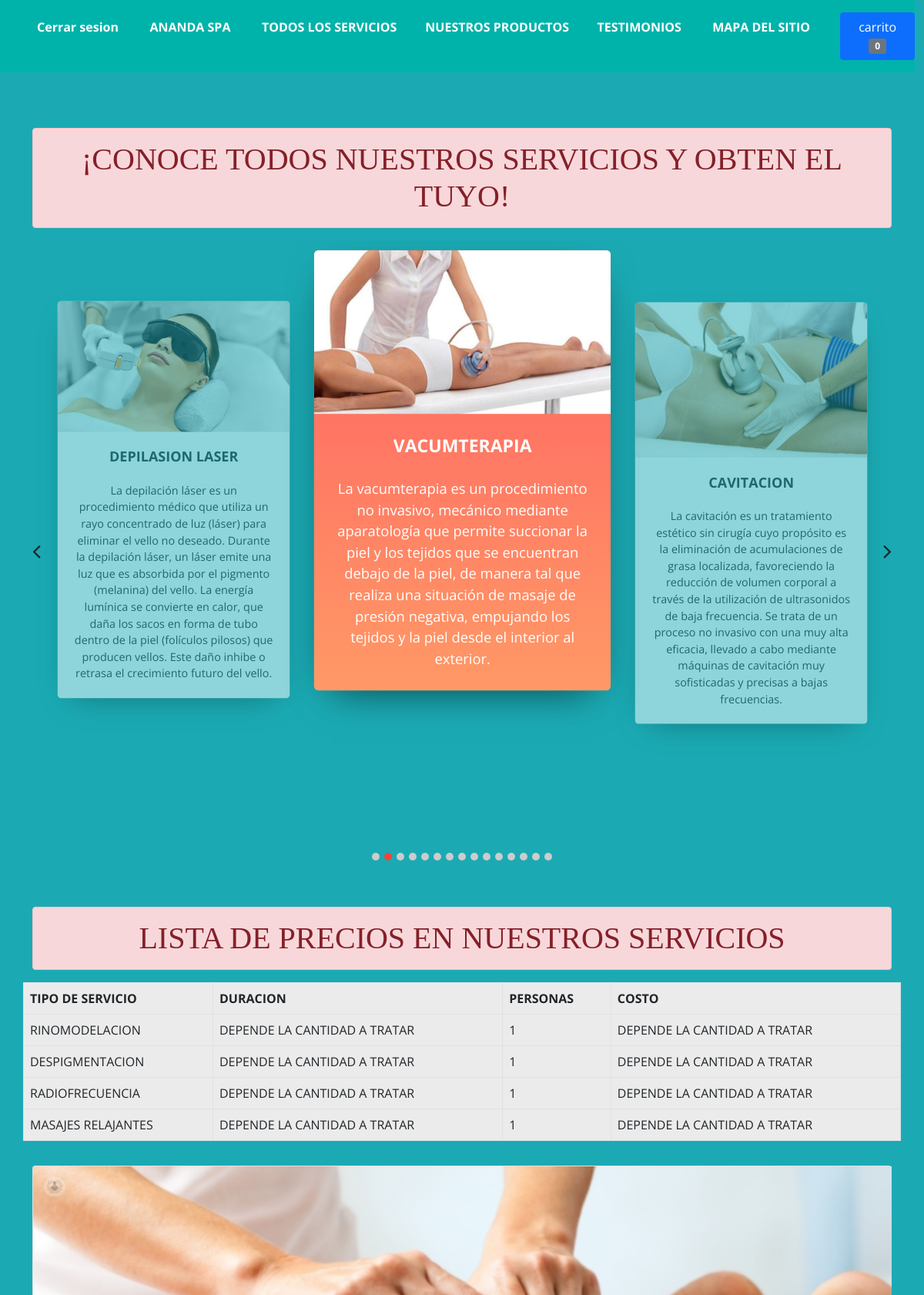
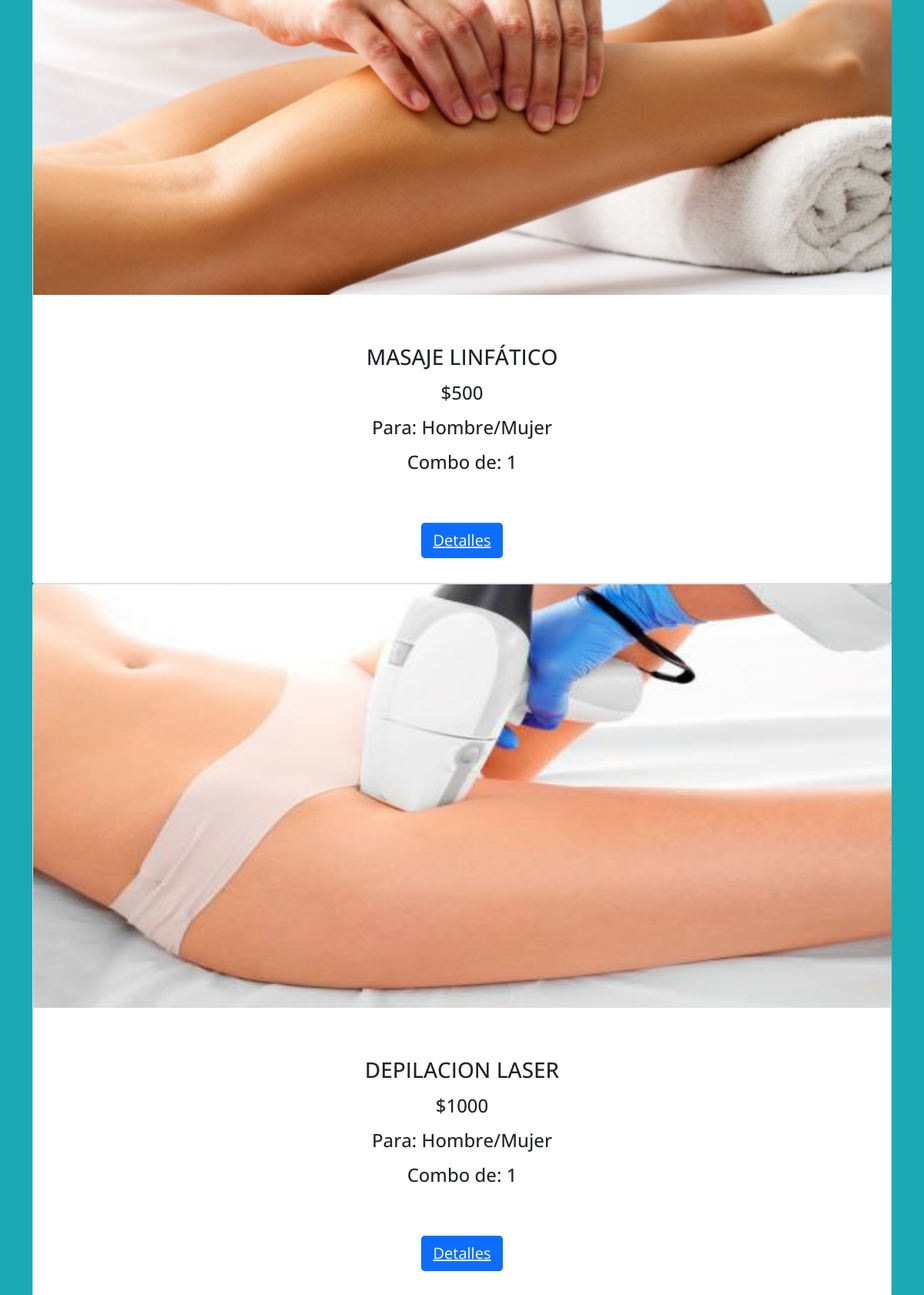
The page /Pagina2.php (upper part) on the database its author committed (2 pictures, top to bottom).
### tables this page shows
CREATE TABLE `servicios` (
  `ID` int(11) NOT NULL AUTO_INCREMENT,
  `Nombre` text NOT NULL,
  `Precio` varchar(10) NOT NULL,
  `Descripcion` varchar(1000) NOT NULL,
  `Sexo` text NOT NULL,
  `Cantidad_Personas` int(2) NOT NULL,
  `URLI` int(11) NOT NULL,
  PRIMARY KEY (`ID`)
);

### config_s/config.php (called while the page is built, shortened)
<?php
$num_cart=0;
?>

### Pagina2.php (the view, shortened to what this page needs)
<?php
require 'config_s/config.php';
$db = new Database();
$con =$db->conectar();
$sql = $con->prepare("SELECT ID, Nombre, Precio, Descripcion, Sexo, Cantidad_Personas FROM Servicios WHERE URLI=1 ");
$sql->execute();
$resultado =$sql->fetchAll(PDO::FETCH_ASSOC);
?>
<!doctype html>
<html>
<head>
<link href="https://cdn.jsdelivr.net/npm/bootstrap@5.0.2/dist/css/bootstrap.min.css" rel="stylesheet">
<link rel="stylesheet" href="https://cdnjs.cloudflare.com/ajax/libs/font-awesome/4.7.0/css/font-awesome.min.css">
<link rel="stylesheet" type="text/css" href="css/owl.carousel.min.css">
<link rel="stylesheet" type="text/css" href="css/styles.css">
<link rel="stylesheet" href="css/estilos (1).css">
<link rel="stylesheet" href="css/estilos2.css">
<link rel="stylesheet" href="css/EstiloNavbar.css">
</head>
<body>
	<div id='navbar'>
		<ul>
				<li><a href="Close.php">Cerrar sesion</a></li>
				<li><a href="Pagina1.php">ANANDA SPA</a></li>
				<li><a href="Pagina2.php">TODOS LOS SERVICIOS</a></li>
				<li><a href="Productos.php">NUESTROS PRODUCTOS</a></li>
				<li><a href="Pagina4.php">TESTIMONIOS</a></li>
				<li><a href="Pagina6.php">MAPA DEL SITIO</a></li>
				<li>
				<a href="checkout_s.php" class="btn btn-primary">carrito <span id="num_cart" class="badge bg-secondary"><?php echo $num_cart; ?></span></a>
				</li>
		</ul>
	  </div>
      <br>
<section id="slider" class="pt-5">
  <div class="container">
    <h1 class="text-center alert alert-danger alert2" role="alert">¡CONOCE TODOS NUESTROS SERVICIOS Y OBTEN EL TUYO!</h1>
	  <div class="slider">
				<div class="owl-carousel">
					<div class="slider-card">
						<div class="d-flex justify-content-center align-items-center mb-4">
							<img src="img/spa3.jpg" alt="" >
						</div>
						<h5 class="mb-0 text-center"><b>DEPILASION LASER</b></h5>
						<p class="text-center p-4">La depilación láser es un procedimiento médico que utiliza un rayo concentrado de luz (láser) para eliminar el vello no deseado. Durante la depilación láser, un láser emite una luz que es absorbida por el pigmento (melanina) del vello. La energía lumínica se convierte en calor, que daña los sacos en forma de tubo dentro de la piel (folículos pilosos) que producen vellos. Este daño inhibe o retrasa el crecimiento futuro del vello.</p>
					</div>
					<div class="slider-card">
						<div class="d-flex justify-content-center align-items-center mb-4">
							<img src="img/c3.jpg" alt="">
						</div>
						<h5 class="mb-0 text-center"><b>VACUMTERAPIA</b></h5>
						<p class="text-center p-4">La vacumterapia es un procedimiento no invasivo, mecánico mediante aparatología que permite succionar la piel y los tejidos que se encuentran debajo de la piel, de manera tal que realiza una situación de masaje de presión negativa, empujando los tejidos y la piel desde el interior al exterior.</p>
					</div>
					<div class="slider-card">
						<div class="d-flex justify-content-center align-items-center mb-4">
							<img src="img/c4.jpg" alt="">
						</div>
						<h5 class="mb-0 text-center"><b>CAVITACION</b></h5>
						<p class="text-center p-4">La cavitación es un tratamiento estético sin cirugía cuyo propósito es la eliminación de acumulaciones de grasa localizada, favoreciendo la reducción de volumen corporal a través de la utilización de ultrasonidos de baja frecuencia. Se trata de un proceso no invasivo con una muy alta eficacia, llevado a cabo mediante máquinas de cavitación muy sofisticadas y precisas a bajas frecuencias.</p>
					</div>
				</div>
			</div>
  </div>
</section>
	<br>
	<div class="container">
		<h1 class="text-center alert alert-danger alert2">
			LISTA DE PRECIOS EN NUESTROS SERVICIOS
		</h1>
	  </div>
		<table class="container table table-bordered table-hover tabla">
			<thead>
				<tr>
					<th>TIPO DE SERVICIO</th>
					<th>DURACION</th>
					<th>PERSONAS</th>
					<th>COSTO</th>
				</tr>
		<tbody>
		  <tr>
			  <td>RINOMODELACION</td>
			  <td>DEPENDE LA CANTIDAD A TRATAR</td>
			  <td>1</td>
			  <td>DEPENDE LA CANTIDAD A TRATAR</td>
		  </tr>
	  </tbody>
	  <tbody>
		<tr>
			<td>DESPIGMENTACION</td>
			<td>DEPENDE LA CANTIDAD A TRATAR</td>
			<td>1</td>
			<td>DEPENDE LA CANTIDAD A TRATAR</td>
		</tr>
	  </tbody>
	  <tbody>
		<tr>
			<td>RADIOFRECUENCIA</td>
			<td>DEPENDE LA CANTIDAD A TRATAR</td>
			<td>1</td>
			<td>DEPENDE LA CANTIDAD A TRATAR</td>
		</tr>
	  </tbody>
	  <tbody>
		<tr>
			<td>MASAJES RELAJANTES</td>
			<td>DEPENDE LA CANTIDAD A TRATAR</td>
			<td>1</td>
			<td>DEPENDE LA CANTIDAD A TRATAR</td>
		</tr>
	  </tbody>
		</table>
	  <main>
	<div class="card-body">
        <table id="datatablesSimple">
		<div class="container text-center">
			<div class="row">
				<?php foreach($resultado as $row){ ?>
				<div class="col-sm-3 d-block w-100">
					<div class="card shadow-md">
						<?php
						$id=$row ['ID'];
						$imagen ="Img_servicios/Servicios/". $id."/1.jpg";
						?>
						<img src="<?php echo $imagen; ?>" width="1115px" height="550">
						<br>
						<br>
						<div class="card-body">
							<h3 class="card-tittle"><?php echo $row['Nombre']; ?></h3>
							<h4 class="card-text mb-3 mt-3">$<?php echo $row['Precio'];?></h4>
                            <h4 class="card-text mb-3 mt-3">Para: <?php echo $row['Sexo']; ?></h4>
                            <h4 class="card-text mb-3 mt-3">Combo de: <?php echo $row['Cantidad_Personas']; ?></h4>
							<BR>
							<div class=" ">
								<br>
								<div class="btn-group">
								<a href="detalle_s.php?ID=<?php echo $row['ID']; ?>&token=<?php echo
                                    hash_hmac('sha1',$row['ID'],KEY_TOKEN); ?>" class="btn-lg btn-primary  mb-3" >Detalles</a>
								</div>
							</div>
						</div>
					</div>
				</div>
				<?php }?>
			</div>
		   </div>
		 </table>
	   </div>
	</main>
</body>
</html>

### Css/styles.css (style rules this page uses)
html { scroll-behavior: smooth; }
body { font-family: 'Noto Sans HK', sans-serif; background: #fff; }
.slider { margin-bottom: 30px; position: relative; }
.slider .owl-item.active.center .slider-card { transform: scale(1.15); opacity: 1; background: #ff9966; background: -webkit-linear-gradient(to bottom, #ff5e62, #ff9966); background: linear-gradient(to bottom, #ff5e62, #ff9966); color: #fff; }
.slider-card { background: #fff; padding: 0px 0px; margin: 50px 15px 90px 15px; border-radius: 5px; box-shadow: 0 15px 45px -20px rgb(0 0 0 / 73%); transform: scale(0.9); opacity: 0.5; transition: all 0.3s; }
.slider-card img { border-radius: 5px 5px 0px 0px; }

### Css/estilos (1).css (style rules this page uses)
* { margin: 0; padding: 0; box-sizing: border-box; font-family: 'Open Sans', sans-serif; }

### Css/EstiloNavbar.css (style rules this page uses)
:root { --pink: #40f9ff; }
#navbar { width: 99vw; background-color: rgb(0, 179, 170); font-weight: bold; }
ul { list-style: none; margin: 0; display: flex; justify-content: flex-end; align-items: center; padding: 1em 0; }
li a { text-decoration: none; color: white; padding-right: 3em; position: relative; transition: all ease-in-out 250ms; }
li a::after { content: ""; position: absolute; display: block; height: 0.4em; width: 0%; background-color: var(--pink); bottom: -1em; transition: all ease-in-out 250ms; }
li:first-child { margin-right: auto; margin-left: 3em; }

### Pagina2.php (style rules this page uses)
body { background-color: #1baab4; }
.tabla { background-color: rgb(235, 235, 235); font-family: "Comic Sams Ms"; }
.alert2 { font-family: "Comic Sams Ms"; }

### rows shown on the page
servicios: shows a picture, Nombre "MASAJE LINFÁTICO", Precio "500", Sexo "Hombre/Mujer", Cantidad_Personas "1"
servicios: shows a picture, Nombre "DEPILACION LASER", Precio "1000", Sexo "Hombre/Mujer", Cantidad_Personas "1"

### other values the page prints
$num_cart "0"
